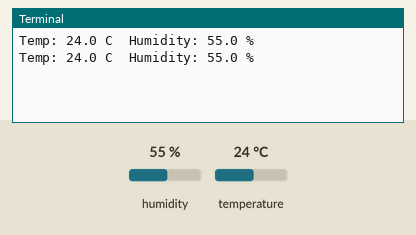
This program was run on a simulated Raspberry Pi (BCM pin numbers). On the bench: the last lines printed to the terminal. Inputs (shaded band) come from the test bench; at power-on: humidity 55 %, temperature 24 °C.

Above: at 1.2 s.
1.3 s: humidity set to 22 %
At 2.0 s:
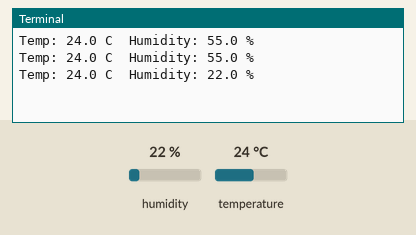
2.8 s: temperature set to 12 °C
At 3.6 s:
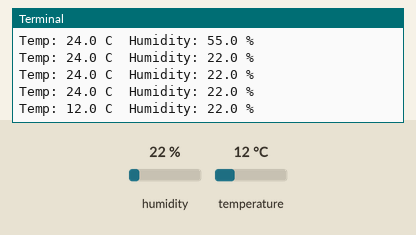
4.3 s: humidity set to 40 %
At 4.3 s:
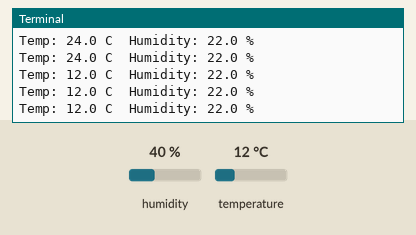
Timing chart, 0 to 7.3 s (numbered marks = the images above; inputs shaded):
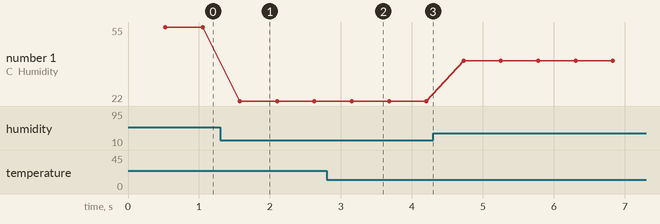

The program:

main.py
```python
#!/usr/bin/python
import sys
import Adafruit_DHT

while True:

    humidity, temperature = Adafruit_DHT.read_retry(11, 4)

    print('Temp: {0:0.1f} C  Humidity: {1:0.1f} %'.format(temperature, humidity))
```

Measured:
- after the input at 1.3 s, the terminal: prints a new line after 0.28 s (image 1)
- after the input at 2.8 s, the terminal: prints a new line after 0.35 s (image 2)
- plotted number 1: 55 → 22 after the input at 1.3 s, 22 → 40 after the input at 4.3 s
